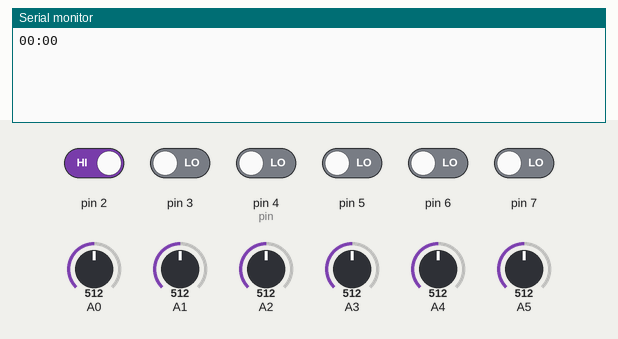
Simulated run of this sketch. Board: Arduino Uno, built with avr-gcc and run on an emulated ATmega328P. Shown: the last lines printed to the serial monitor. Inputs (shaded band) come from the test bench; at power-on: pin 2 HIGH, pin 3, pin 4 (pin), pin 5–7 LOW, A0 = 512, A1 = 512, A2 = 512, A3 = 512, A4 = 512, A5 = 512.

Above: at 2.2 s.
2.3 s: pin 2 driven LOW
At 3.6 s:
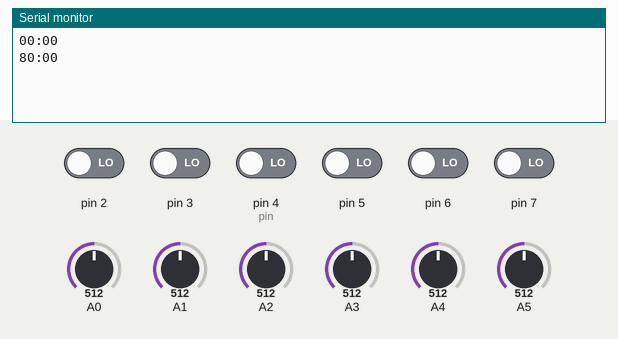
3.8 s: pin 5 driven HIGH
At 5.1 s:
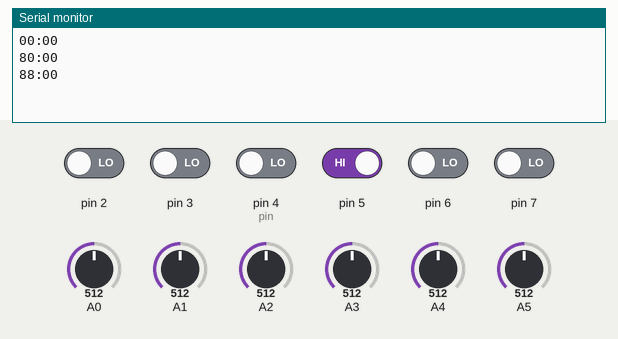
5.3 s: pin 3 driven HIGH
At 6.6 s:
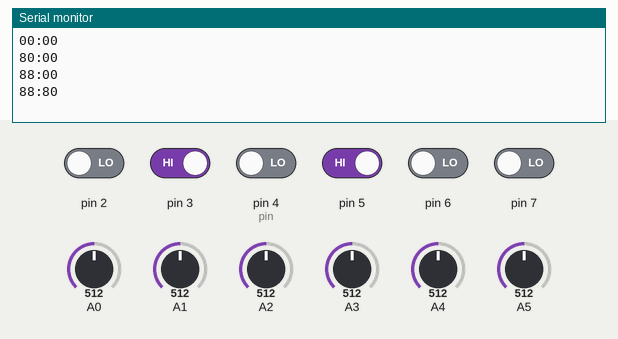
6.8 s: pin 5 driven LOW
At 8.3 s:
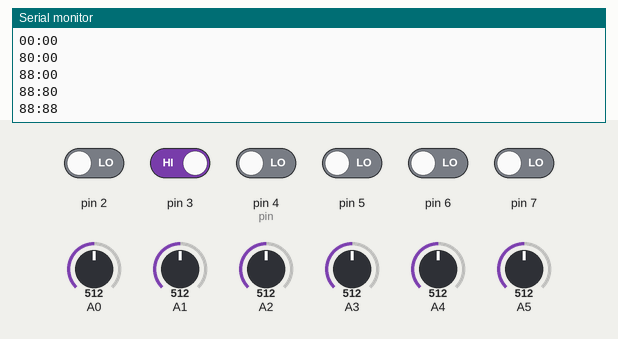
Timing chart, 0 to 9.3 s (numbered marks = the images above; inputs shaded):
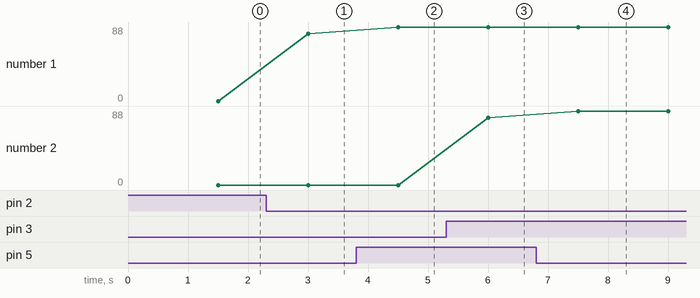

Measured:
- after the input at 2.3 s, the serial monitor: prints a new line after 0.70 s (image 1)
- after the input at 3.8 s, the serial monitor: prints a new line after 0.70 s (image 2)
- after the input at 5.3 s, the serial monitor: prints a new line after 0.70 s (image 3)
- after the input at 6.8 s, the serial monitor: prints a new line after 0.70 s (image 4)
- plotted number 1: 0 → 80 after the input at 2.3 s, 80 → 88 after the input at 3.8 s

The sketch:

uWaveArduino.pde
```cpp
#include <avr/interrupt.h>
#include <avr/io.h>
#include <stdio.h>
// TimerOne: http://code.google.com/p/arduino-timerone/
#include "TimerOne.h"

#define ONLINE

#ifdef ONLINE
#include <SPI.h>
#include <Ethernet.h>
#endif

// D0, D1 -> Serial RX, TX
// D11, D12, D13 -> Ethernet SPI
// D2, D3, D5, D6 -> CC1, CC2, CC3, CC4 (PCINT2)
// D7, D8 -> CC3, CC4 (PCINT2, PCINT0)
// A5, A4, A3, A2, A1, A0 -> A, B, C, D, F, G segments

#define THRESHOLD 300
#define CLOCK_PERIOD 1500000	// 1.5s
#define START 4 // start at PD2

#define WAITING 0
#define COOKING 1
volatile byte state = WAITING;

volatile byte digits[4];

volatile byte old_time[4];
volatile byte time[4];

//volatile byte pin[] = {4, 8, 0x20, 0x40};
volatile byte pin = START;
volatile byte index = 0;  // start at CC1 (left-most)

#ifdef ONLINE
#include "web_settings.h"
Client client(server, 3000);
#endif

void setup()
{
	Serial.begin(115200);
	Timer1.initialize(CLOCK_PERIOD);
	Timer1.attachInterrupt(tick);
	PCMSK2 = 0x6C;	// PCI2 enabled for D2, D3, D5, D6
	PCICR = 4;	// PCI2 enabled

#ifdef ONLINE
 	Ethernet.begin(mac, ip);
	delay(1000);
	/*
	Serial.println("start connecting");
  if (client.connect()) {
		Serial.println("connected");
  } else {
    Serial.println("connection failed");
  }
	*/
#endif
}

void loop()
{
}

void copy_time() {
	old_time[0] = time[0];
	old_time[1] = time[1];
	old_time[2] = time[2];
	old_time[3] = time[3];
}

unsigned int get_time_val(volatile byte * time) {
	return ((time[0] * 10) + time[1])*60 + (time[2] * 10) + time[3];
}

boolean has_decremented() {
	unsigned int time_val = get_time_val(time);
	unsigned int old_time_val = get_time_val(old_time);
	unsigned int diff = old_time_val - time_val;
	return (diff > 0 && diff < 3 * CLOCK_PERIOD / 1000000);
}

void push_time(unsigned int time) {
	Serial.println("pushing time");
#ifdef ONLINE
	if (client.connect()) {
		char get_request[40];
		sprintf(get_request, "GET /arduino/start?time=%d HTTP/1.0", time);
		client.println(get_request);
		client.println();
		client.stop();
		client.flush();
		Serial.println("pushed");
	}
	else {
		Serial.println("could not connect to push time");
	}

#endif
}

void push_finish() {
	Serial.println("pushing finish");
#ifdef ONLINE
	if (client.connect()) {
		client.println("GET /arduino/finish HTTP/1.0");
		client.println();
		client.stop();
		client.flush();
		Serial.println("pushed");
	}
	else {
		Serial.println("could not connect to push finish");
	}
#endif
}

void tick() {
	print_time();
	// if there is previous time
	if (!(old_time[0] == 0 && old_time[1] == 0
				&& old_time[2] == 0 && old_time[3] == 0)) {
		if (has_decremented()) {
			if (state == WAITING) {
				state = COOKING;
				push_time(get_time_val(time));
			}
			else if (state == COOKING) {}
		}
		else { // clock hasn't decremented
			if (state == WAITING) {}
			else if (state == COOKING) {
				state = WAITING;
				push_finish();
			}
		}
	}
	copy_time();
}

void print_digits() {
	Serial.print(digits[0], BIN);
	Serial.print(',');
	Serial.print(digits[1], BIN);
	Serial.print(':');
	Serial.print(digits[2], BIN);
	Serial.print(',');
	Serial.println(digits[3], BIN);
}

void print_time() {
	Serial.print(time[0], DEC);
	Serial.print(time[1], DEC);
	Serial.print(':');
	Serial.print(time[2], DEC);
	Serial.println(time[3], DEC);
}

byte convert(byte digit) {
	switch (digit) {
		case 0:
			return 0;
		case 0x37:
			return 0;
		case 0x10:
			return 1;
		case 0x3B:
			return 2;
		case 0x3A:
			return 3;
		case 0x1C:
			return 4;
		case 0x2E:
			return 5;
		case 0x2F:
			return 6;
		case 0x30:
			return 7;
		case 0x3F:
			return 8;
		case 0x3E:
			return 9;
		default:
			return -1;
	}
}

void handle_digit_change() {
	digits[index] = 0;
	for (int i = 0; i <= 5; i++) {
		digits[index] |= (analogRead(i) > THRESHOLD) << i;
	}
	time[index] = convert(digits[index]);
}

ISR (PCINT2_vect) {
	if (!(PIND & pin)) {
		handle_digit_change();
		index++;
		pin <<= 1;
		if (index == 4) {
			index = 0;
			pin = START;
		}
	}
}
```

web_settings_template.h
```cpp
#ifndef _WEB_SETTINGS_H_
#define _WEB_SETTINGS_H_

byte mac[] = { 0xAA, 0xAA, 0xAA, 0xAA, 0xAA, 0xAA }; // Arduino MAC Address
byte server[] = { 127, 0, 0, 1 }; // Server
byte ip[] = { 127, 0, 0, 1 }; // Arduino IP

#endif // #ifndef _WEB_SETTINGS_H_
```
